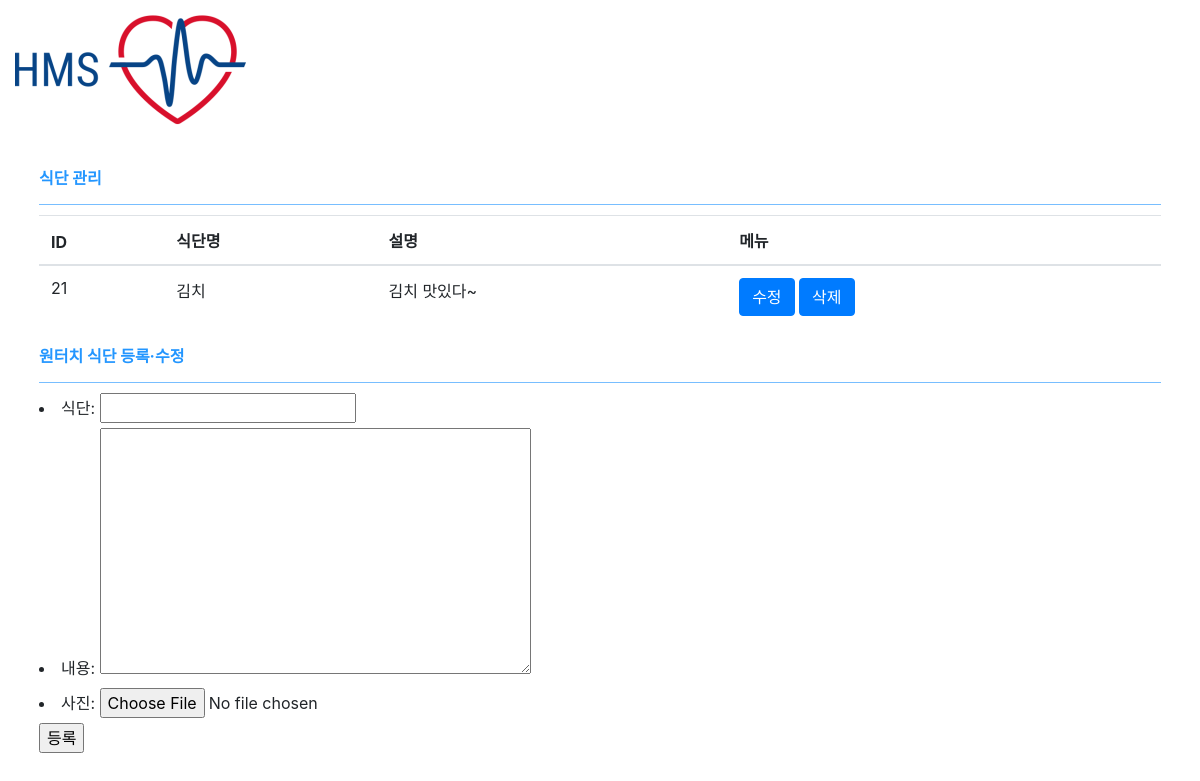
Screenshot of /manage/diet with the database file from the repository.
### main/models.py (models this page shows)
class Diet(models.Model):
    m_title = models.CharField(max_length=20,verbose_name="식단" )
    m_content = models.TextField(verbose_name="내용")
    m_created_at = models.DateTimeField(auto_now_add=True)
    m_modified_at = models.DateTimeField(auto_now=True)
    m_thumbnail = models.ImageField(upload_to="diet", blank=True, null=True, verbose_name="사진")

### h_admin/views.py (the view, shortened to what this page needs)
# urls.py: path('diet', views.admin_diet, name="admin-diet"),
def admin_diet(request):
    o = None
    if request.GET.get('pk'):
        try:
            o = Diet.objects.get(pk=request.GET.get('pk'))
        except:
            return redirect('/manage/diet')
        e_forms = DietForm(instance=o)
    else:
        e_forms = DietForm()
    ex = Diet.objects.all()
    return render(request, 'h_admin/diet.html', {
        'ex' : ex,
        'e_forms' : e_forms,
    })

### h_admin/forms.py
class DietForm(forms.ModelForm):
    class Meta:
        model = Diet
        fields = '__all__'

### h_admin/templates/h_admin/diet.html (shortened to what this page needs)
{% extends 'h_admin/include/head.html' %}
{% block content %}
    <main role="main" class="col-md-12 ml-sm-auto col-lg-12 pt-3 px-4">
        <div class="title">
            식단 관리
        </div>
        <div class="content">
        <table class='table table-hover' id="histories-table">
                <thead>
                    <th>ID</th>
                    <th>식단명</th>
                    <th>설명</th>
                    <th>메뉴</th>
                </thead>
                <tbody>
                    {% for e in ex %}
                    <tr>
                        <td>{{e.pk}}</td>
                        <td>{{e.m_title}}</td>
                        <td>{{e.m_content}}</td>
                         <td>
                            <input class="btn btn-primary mod-btn" type="button" value="수정" onclick="window.location.href='/manage/diet?pk={{e.pk}}'">
                            <input class="btn btn-primary del-btn" type="button" value="삭제" data-pk="{{e.pk}}">
                        </td>
                    </tr>
                    {% endfor %}
            </table>
        </div>
         <div class="title">
            원터치 식단 등록·수정
        </div>
        <div>
            <form method="POST" action="" enctype="multipart/form-data">
                    {{e_forms.as_ul}}
                <input type="submit" value="등록">
            </form>
        </div>
    </main>
{% endblock %}

### h_admin/templates/h_admin/include/head.html (style rules this page uses)
.title { position: relative; font-size: 16px; color: #2396ff; line-height: 24px; padding-bottom: 14px; border-bottom: 1px solid #78beff; font-weight: bold; margin: 10px 0px 10px 0px; }

### rows the page displays
Diet: pk "21", m_title "김치", m_content "김치 맛있다~"
